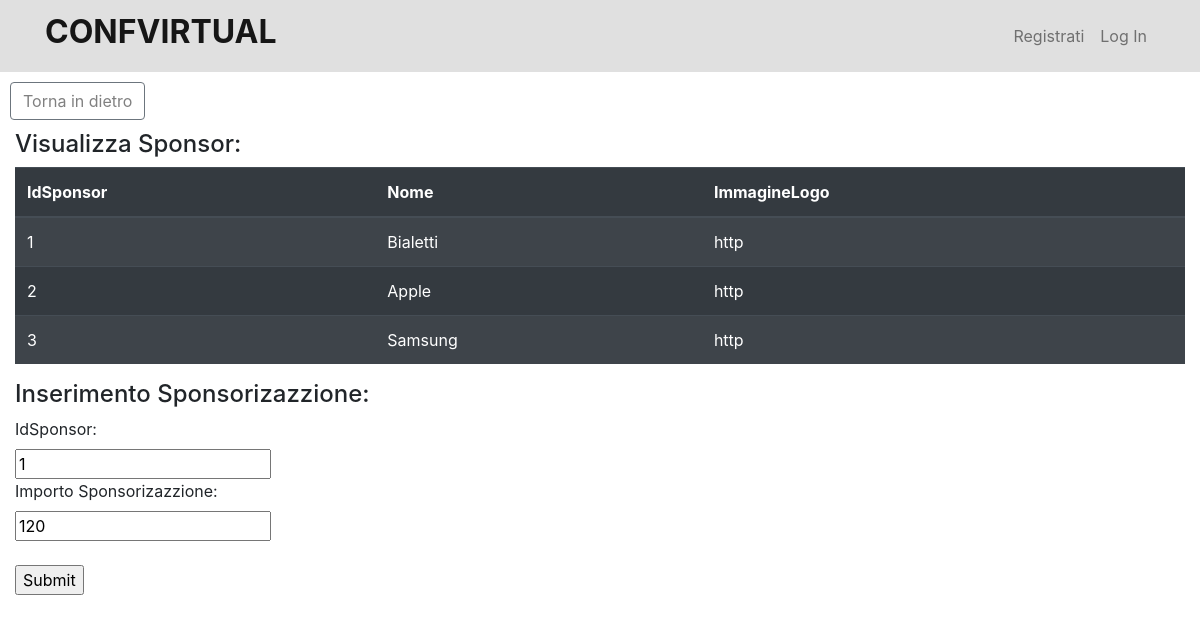
/Actions/paginaInserisciSponsorizazzione.php, run on an earlier commit of the app's database.
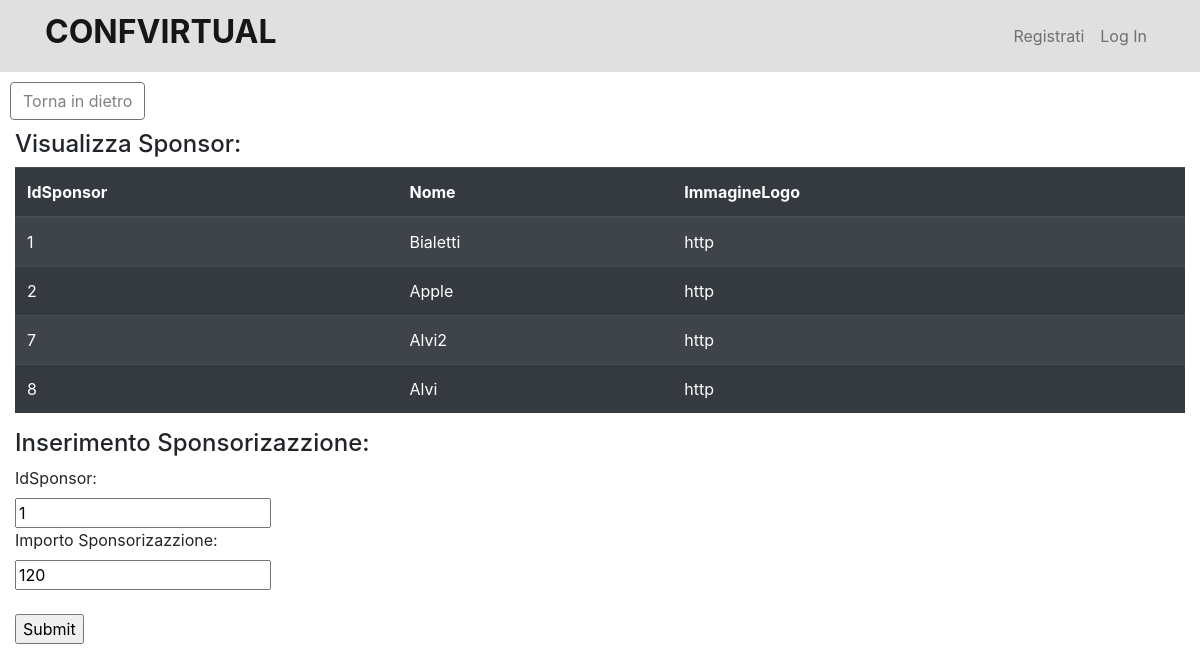
And on a later commit of the database.
### tables this page shows
CREATE TABLE `sponsor` (
  `IdSponsor` int(11) NOT NULL,
  `Nome` varchar(45) NOT NULL,
  `ImmagineLogo` varchar(45) NOT NULL
);

### Actions/paginaInserisciSponsorizazzione.php (the view, shortened to what this page needs)
<?php require('../Components/head.php'); ?>
<?php require('../Components/navbar.php'); ?>
<?php require('../Actions/connessioneDB.php'); ?>
<td><button  class="btn btn-outline-secondary" type="submit" style="margin: 10px 10px 10px;"><a href="../Admin.php" style="color:grey;"> Torna in dietro</a> </button></form> </td>
<section>
  <div class="col-12">
  <h4>Visualizza Sponsor:</h4>
          <?php
          $result = mysqli_query($db, "SELECT * FROM sponsor");
          if(mysqli_num_rows($result) > 0) {
            echo "<table class='table table-dark table-striped'>";
            echo "<thead> <tr>";
            $field = $result->fetch_fields();
            $fields = array();
            $j = 0;
            foreach ($field as $col) {
                echo "<th>" . $col->name . "</th>";
                array_push($fields, array(++$j, $col->name));
            }
            echo "</tr>";
            echo "</thead>";
            echo "<tbody>";
            while ($row = $result->fetch_array()) {
                echo "<tr>";
                for ($i = 0; $i < sizeof($fields); $i++) {
                    $fieldname = $fields[$i][1];
                    $filedvalue = $row[$fieldname];
                    echo "<td>" . $filedvalue . "</td>";
                }
         ?>
        <?php
                    echo "</tr>";
                }
                echo "</tbody>";
                echo "</table>";
            } else {
                echo '<center> <h4> Non ci sono risultati </h4> </center>';
            }
        ?>
  <h4>Inserimento Sponsorizazzione:</h4>
          <form method="POST" action="inserisciAutore.php">
            <label for="Nome">IdSponsor:</label><br>
            <input type="text" id="IdSponsor" name="IdSponsor" value="1"><br>
            <label for="Nome">Importo Sponsorizazzione:</label><br>
            <input type="text" id="ImportoSponsorizazzione" name="ImportoSponsorizazzione" value="120">
            <input type="hidden" id="IdConferenza" name="IdConferenza" value="<?php echo $_POST['IdConferenza'];?>"><br><br>
            <input type="submit" value="Submit">
          </form><br><br>
  </div>
</section>

What changed in the data, as far as the page shows it:
removed sponsor: IdSponsor "3", Nome "Samsung", ImmagineLogo "http"
added sponsor: IdSponsor "7", Nome "Alvi2", ImmagineLogo "http"
added sponsor: IdSponsor "8", Nome "Alvi", ImmagineLogo "http"
